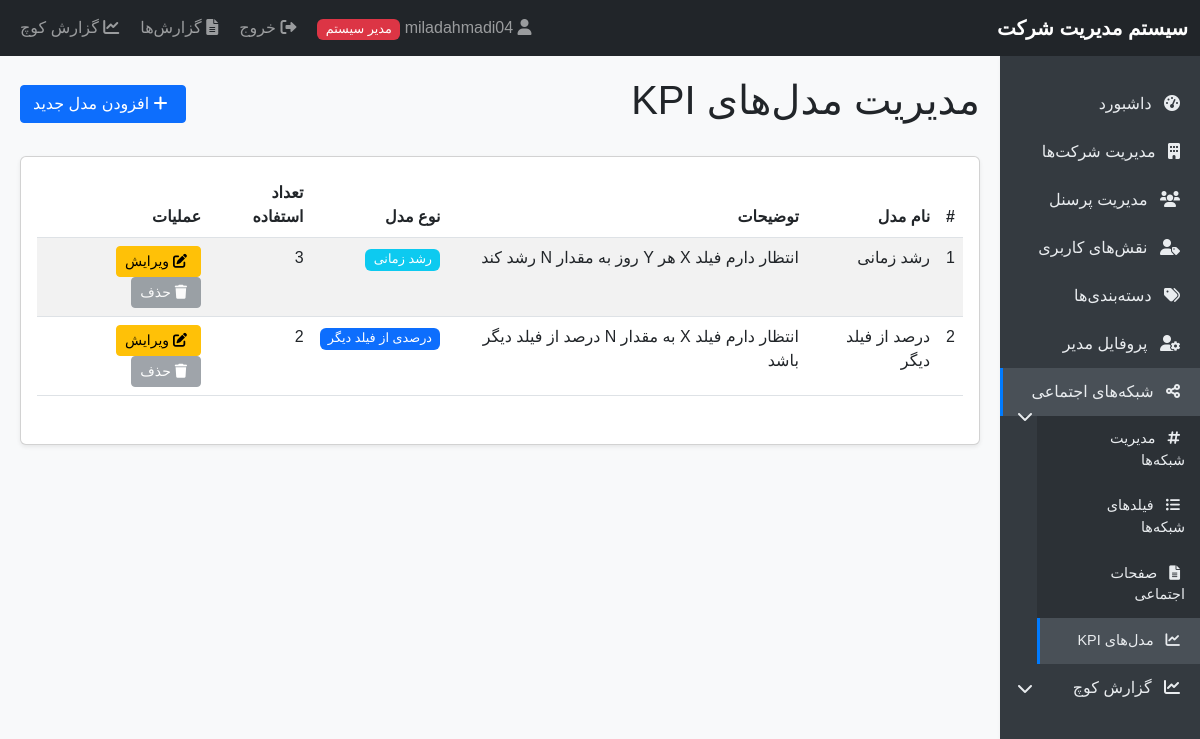
The app's page /kpi_models.php (signed in) with its own data.
### tables this page shows
CREATE TABLE `kpi_models` (
  `id` int(11) NOT NULL,
  `name` varchar(100) NOT NULL,
  `description` text DEFAULT NULL,
  `model_type` enum('growth_over_time','percentage_of_field') NOT NULL,
  `created_at` timestamp NOT NULL DEFAULT current_timestamp()
);

### kpi_models.php (the view, shortened to what this page needs)
<?php
require_once 'auth.php';
$stmt = $pdo->query("SELECT m.*,
                   (SELECT COUNT(*) FROM page_kpis WHERE kpi_model_id = m.id) as usage_count
                   FROM kpi_models m ORDER BY m.id");
$models = $stmt->fetchAll();
include 'header.php';
?>
<div class="d-flex justify-content-between align-items-center mb-4">
    <h1>مدیریت مدل‌های KPI</h1>
    <button type="button" class="btn btn-primary" data-bs-toggle="modal" data-bs-target="#addModelModal">
        <i class="fas fa-plus"></i> افزودن مدل جدید
    </button>
</div>
<div class="card">
    <div class="card-body">
        <?php if (count($models) > 0): ?>
            <div class="table-responsive">
                <table class="table table-striped">
                    <thead>
                        <tr>
                            <th>#</th>
                            <th>نام مدل</th>
                            <th>توضیحات</th>
                            <th>نوع مدل</th>
                            <th>تعداد استفاده</th>
                            <th>عملیات</th>
                        </tr>
                    </thead>
                    <tbody>
                        <?php foreach ($models as $model): ?>
                            <tr>
                                <td><?php echo $model['id']; ?></td>
                                <td><?php echo $model['name']; ?></td>
                                <td><?php echo $model['description']; ?></td>
                                <td>
                                    <?php if ($model['model_type'] == 'growth_over_time'): ?>
                                        <span class="badge bg-info">رشد زمانی</span>
                                    <?php elseif ($model['model_type'] == 'percentage_of_field'): ?>
                                        <span class="badge bg-primary">درصدی از فیلد دیگر</span>
                                    <?php else: ?>
                                        <?php echo $model['model_type']; ?>
                                    <?php endif; ?>
                                </td>
                                <td><?php echo $model['usage_count']; ?></td>
                                <td>
                                    <button type="button" class="btn btn-sm btn-warning"
                                            data-bs-toggle="modal"
                                            data-bs-target="#editModelModal"
                                            data-id="<?php echo $model['id']; ?>"
                                            data-name="<?php echo $model['name']; ?>"
                                            data-description="<?php echo $model['description']; ?>"
                                            data-type="<?php echo $model['model_type']; ?>">
                                        <i class="fas fa-edit"></i> ویرایش
                                    </button>
                                    <?php if ($model['usage_count'] == 0): ?>
                                        <a href="?delete=<?php echo $model['id']; ?>"
                                           class="btn btn-sm btn-danger"
                                           onclick="return confirm('آیا از حذف این مدل KPI اطمینان دارید؟')">
                                            <i class="fas fa-trash"></i> حذف
                                        </a>
                                    <?php else: ?>
                                        <button class="btn btn-sm btn-secondary" disabled>
                                            <i class="fas fa-trash"></i> حذف
                                        </button>
                                    <?php endif; ?>
                                </td>
                            </tr>
                        <?php endforeach; ?>
                    </tbody>
                </table>
            </div>
        <?php else: ?>
            <p class="text-center">هیچ مدل KPI یافت نشد.</p>
        <?php endif; ?>
    </div>
</div>
<?php include 'footer.php'; ?>

### header.php (style rules this page uses)
body { font-family: Tahoma, Arial, sans-serif; background-color: #f8f9fa; }
.badge { font-size: 80%; font-weight: normal; }
.card { box-shadow: 0 0.125rem 0.25rem rgba(0, 0, 0, 0.075); margin-bottom: 1.5rem; }
.btn { border-radius: 0.25rem; }
.btn-sm { padding: 0.25rem 0.5rem; font-size: 0.875rem; }
.fas, .fab { margin-right: 5px; }
.table-responsive { margin-bottom: 1rem; }

### records on screen
kpi_models: id "1", name "رشد زمانی", description "انتظار دارم فیلد X هر Y روز به مقدار N رشد کند", model_type "رشد زمانی", usage_count "3"
kpi_models: id "2", name "درصد از فیلد دیگر", description "انتظار دارم فیلد X به مقدار N درصد از فیلد دیگر باشد", shows "درصدی از فیلد دیگر", usage_count "2"
